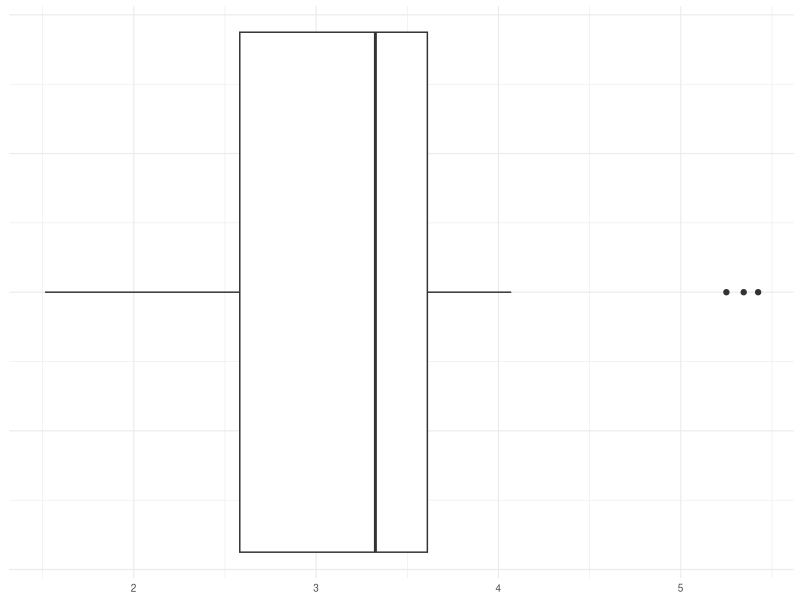
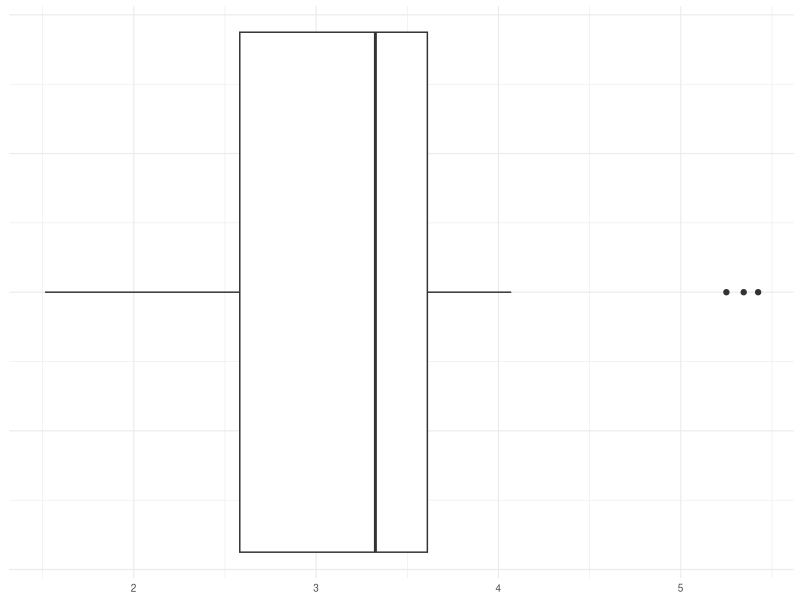

These charts were generated, in order, by the following R code:
library(ggplot2)
data(mtcars)

theme_set(theme_minimal(base_size = 9) +
              theme(plot.title = element_text(size = 9, face = "bold")))

ggplot(mtcars, aes(wt)) + geom_boxplot() +
    theme(
        panel.background = element_rect(fill = "transparent", colour = NA),
        plot.background  = element_rect(fill = "transparent", colour = NA),
        axis.text.y = element_blank()
    ) +
    labs(x = NULL)

ggsave("eda_mtcars_wt_boxplot.pdf", width = 6.0, height = 1.6)
